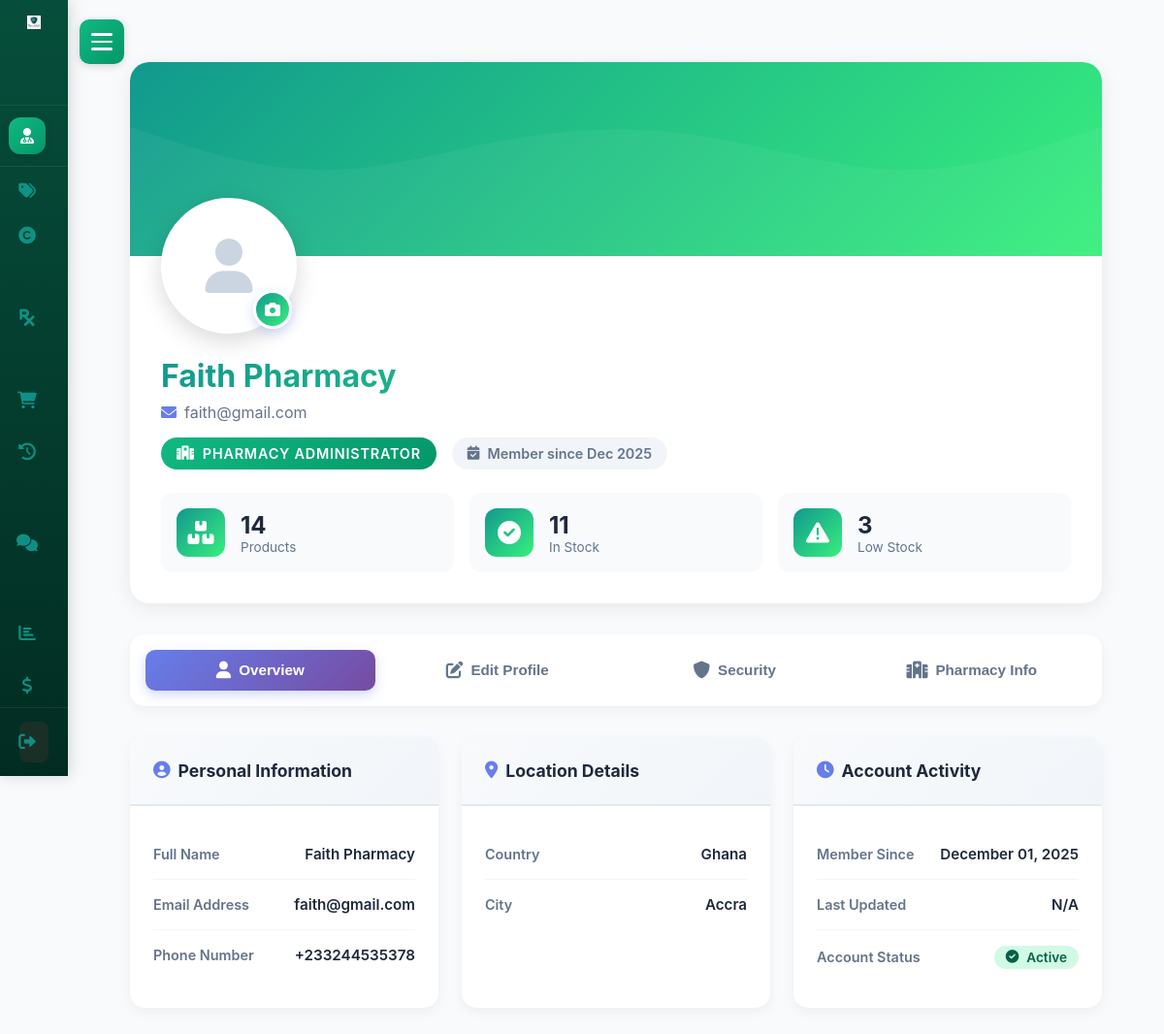
The page /admin/profile.php (signed in) on the database its author committed.
### tables this page shows
CREATE TABLE `customer` (
  `customer_id` int(11) NOT NULL,
  `customer_name` varchar(100) NOT NULL,
  `customer_email` varchar(50) NOT NULL,
  `customer_pass` varchar(150) NOT NULL,
  `customer_country` varchar(30) NOT NULL,
  `customer_city` varchar(30) NOT NULL,
  `customer_address` text DEFAULT NULL COMMENT 'Full street address',
  `customer_latitude` decimal(10,8) DEFAULT NULL COMMENT 'Latitude coordinate',
  `customer_longitude` decimal(11,8) DEFAULT NULL COMMENT 'Longitude coordinate',
  `customer_contact` varchar(15) NOT NULL,
  `customer_image` varchar(100) DEFAULT NULL,
  `user_role` int(11) NOT NULL COMMENT '0=Super Admin, 1=Pharmacy Owner, 2=Customer',
  `created_at` timestamp NOT NULL DEFAULT current_timestamp(),
  `updated_at` timestamp NULL DEFAULT NULL ON UPDATE current_timestamp(),
  `offers_delivery` tinyint(1) DEFAULT 0,
  `delivery_fee` decimal(10,2) DEFAULT 0.00,
  `delivery_radius_km` decimal(6,2) DEFAULT 10.00,
  `min_order_for_delivery` decimal(10,2) DEFAULT 0.00
);

### settings/db_class.php (called while the page is built, shortened)
<?php
class db_connection {
    public $db;
    public function db_connect() {
        try {
            $this->db = new mysqli(SERVER, USERNAME, PASSWD, DATABASE);
            $this->db->set_charset("utf8");
            return true;
        } catch (Exception $e) {
            error_log("Database connection error: " . $e->getMessage());
            die("Database connection failed. Please try again later.");
        }
    }
    public function db_conn() {
        return $this->db;
    }
}

### classes/customer_class.php (called while the page is built, shortened)
<?php
require_once '../settings/db_class.php';
class Customer extends db_connection {
    public function getCustomerById($customer_id) {
        $stmt = $this->db->prepare("SELECT * FROM customer WHERE customer_id = ?");
        $stmt->bind_param("i", $customer_id);
        $stmt->execute();
        return $stmt->get_result()->fetch_assoc();
    }
}

### controllers/customer_controller.php (called while the page is built, shortened)
<?php
require_once '../classes/customer_class.php';
function get_customer_by_id_ctr($customer_id) {
    try {
        $customer = new Customer();
        $data = $customer->getCustomerById($customer_id);
        if ($data) {
            return [
                'success' => true,
                'data' => $data
            ];
        } else {
            return [
                'success' => false,
                'message' => 'Customer not found'
            ];
        }
    } catch (Exception $e) {
        error_log("Get customer by ID controller error: " . $e->getMessage());
        return [
            'success' => false,
            'message' => 'Error retrieving customer data'
        ];
    }
}
?>

### settings/core.php (called while the page is built, shortened)
<?php
function getUserId() {
    if (isset($_SESSION['id']) && !empty($_SESSION['id'])) {
        return $_SESSION['id'];
    } elseif (isset($_SESSION['user_id']) && !empty($_SESSION['user_id'])) {
        return $_SESSION['user_id'];
    } elseif (isset($_SESSION['customer_id']) && !empty($_SESSION['customer_id'])) {
        return $_SESSION['customer_id'];
    }
    return null;
}
?>

### controllers/product_controller.php (called while the page is built, shortened)
<?php
require_once __DIR__ . '/../classes/product_class.php';
function get_products_by_pharmacy_ctr($pharmacy_id) {
    $product = new Product();
    $products = $product->get_products_by_pharmacy((int)$pharmacy_id);
    return [
        'success' => true,
        'message' => 'Products retrieved successfully',
        'data' => $products
    ];
}

### classes/product_class.php (called while the page is built, shortened)
<?php
require_once __DIR__ . '/../settings/db_class.php';
class Product extends db_connection {
    public function get_products_by_pharmacy($pharmacy_id) {
        $sql = "SELECT p.*, c.cat_name, b.brand_name
                FROM products p
                INNER JOIN categories c ON p.product_cat = c.cat_id
                INNER JOIN brands b ON p.product_brand = b.brand_id
                WHERE p.pharmacy_id = ?
                ORDER BY p.created_at DESC";
        $stmt = $this->db_conn()->prepare($sql);
        $stmt->bind_param("i", $pharmacy_id);
        $stmt->execute();
        $result = $stmt->get_result();
        $products = $result->fetch_all(MYSQLI_ASSOC);
        return $products;
    }
}

### admin/profile.php (the view, shortened to what this page needs)
<?php
require_once('../settings/core.php');
require_once('../controllers/customer_controller.php');
$user_id = getUserId();
$user_role = $_SESSION['user_role'] ?? $_SESSION['role'] ?? 2;
$user_result = get_customer_by_id_ctr($user_id);
$user = $user_result['data'] ?? null;
$stats = [];
if ($user_role == 1) {
    require_once('../controllers/product_controller.php');
    $products_result = get_products_by_pharmacy_ctr($user_id);
    $products = $products_result['data'] ?? [];
    $stats = [
        'total_products' => count($products),
        'in_stock' => count(array_filter($products, fn($p) => ($p['product_stock'] ?? 0) > 0)),
        'low_stock' => count(array_filter($products, fn($p) => ($p['product_stock'] ?? 0) > 0 && ($p['product_stock'] ?? 0) <= 10))
    ];
}
?>
<!DOCTYPE html>
<html lang="en">
<head>
    <link rel="stylesheet" href="https://cdnjs.cloudflare.com/ajax/libs/font-awesome/6.0.0/css/all.min.css">
    <link rel="stylesheet" href="https://cdn.jsdelivr.net/npm/sweetalert2@11/dist/sweetalert2.min.css">
    <link rel="stylesheet" href="../css/sidebar.css?v=2.5">
    <link rel="stylesheet" href="../css/profile.css">
</head>
<body<?php if ($user_role == 1) echo ' class="pharmacy-admin"'; ?>>
    <div class="main-content">
        <div class="profile-container">
            <div class="profile-header-card">
                <div class="profile-cover">
                    <div class="cover-gradient"></div>
                </div>
                <div class="profile-header-content">
                    <div class="profile-avatar-section">
                        <div class="profile-avatar" id="profileAvatar">
                            <?php if (!empty($user['customer_image'])): ?>
                                <img src="../<?php echo htmlspecialchars($user['customer_image']); ?>" alt="Profile">
                            <?php else: ?>
                                <i class="fas fa-user"></i>
                            <?php endif; ?>
                        </div>
                        <button class="avatar-edit-btn" onclick="document.getElementById('avatarUploadInput').click()">
                            <i class="fas fa-camera"></i>
                        </button>
                    </div>
                    <div class="profile-info">
                        <h1 class="profile-name"><?php echo htmlspecialchars($user['customer_name']); ?></h1>
                        <p class="profile-email"><i class="fas fa-envelope"></i> <?php echo htmlspecialchars($user['customer_email']); ?></p>
                        <div class="profile-badges">
                            <span class="role-badge role-<?php echo $user_role; ?>">
                                <i class="fas <?php
                                    if ($user_role == 0) echo 'fa-crown';
                                    elseif ($user_role == 1) echo 'fa-hospital';
                                    else echo 'fa-user';
                                ?>"></i>
                                <?php
                                if ($user_role == 0) echo "Super Administrator";
                                elseif ($user_role == 1) echo "Pharmacy Administrator";
                                else echo "Customer";
                                ?>
                            </span>
                            <span class="member-badge">
                                <i class="fas fa-calendar-check"></i>
                                Member since <?php echo isset($user['created_at']) ? date('M Y', strtotime($user['created_at'])) : 'N/A'; ?>
                            </span>
                        </div>
                    </div>
                    <?php if (!empty($stats)): ?>
                    <div class="quick-stats">
                        <?php if ($user_role == 1): ?>
                            <div class="stat-item">
                                <div class="stat-icon"><i class="fas fa-boxes"></i></div>
                                <div class="stat-details">
                                    <span class="stat-value"><?php echo $stats['total_products']; ?></span>
                                    <span class="stat-label">Products</span>
                                </div>
                            </div>
                            <div class="stat-item">
                                <div class="stat-icon"><i class="fas fa-check-circle"></i></div>
                                <div class="stat-details">
                                    <span class="stat-value"><?php echo $stats['in_stock']; ?></span>
                                    <span class="stat-label">In Stock</span>
                                </div>
                            </div>
                            <div class="stat-item">
                                <div class="stat-icon"><i class="fas fa-exclamation-triangle"></i></div>
                                <div class="stat-details">
                                    <span class="stat-value"><?php echo $stats['low_stock']; ?></span>
                                    <span class="stat-label">Low Stock</span>
                                </div>
                            </div>
                        <?php endif; ?>
                    </div>
                    <?php endif; ?>
                </div>
            </div>
            <div class="profile-tabs">
                <button class="tab-btn active" data-tab="overview">
                    <i class="fas fa-user"></i>
                    <span>Overview</span>
                </button>
                <button class="tab-btn" data-tab="edit-profile">
                    <i class="fas fa-edit"></i>
                    <span>Edit Profile</span>
                </button>
                <button class="tab-btn" data-tab="security">
                    <i class="fas fa-shield-alt"></i>
                    <span>Security</span>
                </button>
                <?php if ($user_role == 1): ?>
                <button class="tab-btn" data-tab="pharmacy-info">
                    <i class="fas fa-hospital"></i>
                    <span>Pharmacy Info</span>
                </button>
                <?php endif; ?>
            </div>
            <div class="tabs-content">
                <div class="tab-content active" id="overview-tab">
                    <div class="content-grid">
                        <div class="info-card">
                            <div class="card-header">
                                <h3><i class="fas fa-user-circle"></i> Personal Information</h3>
                            </div>
                            <div class="card-body">
                                <div class="info-row">
                                    <span class="info-label">Full Name</span>
                                    <span class="info-value"><?php echo htmlspecialchars($user['customer_name']); ?></span>
                                </div>
                                <div class="info-row">
                                    <span class="info-label">Email Address</span>
                                    <span class="info-value"><?php echo htmlspecialchars($user['customer_email']); ?></span>
                                </div>
                                <div class="info-row">
                                    <span class="info-label">Phone Number</span>
                                    <span class="info-value"><?php echo htmlspecialchars($user['customer_contact']); ?></span>
                                </div>
                            </div>
                        </div>
                        <div class="info-card">
                            <div class="card-header">
                                <h3><i class="fas fa-map-marker-alt"></i> Location Details</h3>
                            </div>
                            <div class="card-body">
                                <div class="info-row">
                                    <span class="info-label">Country</span>
                                    <span class="info-value"><?php echo htmlspecialchars($user['customer_country']); ?></span>
                                </div>
                                <div class="info-row">
                                    <span class="info-label">City</span>
                                    <span class="info-value"><?php echo htmlspecialchars($user['customer_city']); ?></span>
                                </div>
                            </div>
                        </div>
                        <div class="info-card">
                            <div class="card-header">
                                <h3><i class="fas fa-clock"></i> Account Activity</h3>
                            </div>
                            <div class="card-body">
                                <div class="info-row">
                                    <span class="info-label">Member Since</span>
                                    <span class="info-value"><?php echo isset($user['created_at']) ? date('F d, Y', strtotime($user['created_at'])) : 'N/A'; ?></span>
                                </div>
                                <div class="info-row">
                                    <span class="info-label">Last Updated</span>
                                    <span class="info-value"><?php echo isset($user['updated_at']) ? date('F d, Y', strtotime($user['updated_at'])) : 'N/A'; ?></span>
                                </div>
                                <div class="info-row">
                                    <span class="info-label">Account Status</span>
                                    <span class="info-value">
                                        <span class="status-badge active">
                                            <i class="fas fa-check-circle"></i> Active
                                        </span>
                                    </span>
                                </div>
                            </div>
                        </div>
                    </div>
                </div>
            </div>
        </div>
    </div>
</body>
</html>

### css/sidebar.css (style rules this page uses)
:root { --sidebar-width: 280px; --sidebar-collapsed-width: 70px; --hamburger-width: 60px; --transition-speed: 0.3s; --super-admin-bg-start: #1e1b4b; --super-admin-bg-end: #0f0a2e; --super-admin-accent: #dc2626; --super-admin-hover: #2d2560; --super-admin-text: #e0e7ff; --pharmacy-bg-start: #064e3b; --pharmacy-bg-end: #022c22; --pharmacy-accent: #10b981; --pharmacy-hover: #065f46; --pharmacy-text: #d1fae5; --customer-bg-start: #4c1d95; --customer-bg-end: #2e1065; --customer-accent: #8b5cf6; --customer-hover: #6d28d9; --customer-text: #e9d5ff; }
* { margin: 0; padding: 0; box-sizing: border-box; }
body { font-family: 'Inter', 'Segoe UI', Tahoma, Geneva, Verdana, sans-serif; background-color: #f8fafc; }
.role-badge { display: inline-block; padding: 0.3rem 0.7rem; border-radius: 16px; font-size: 0.65rem; font-weight: 600; text-transform: uppercase; letter-spacing: 0.8px; backdrop-filter: blur(10px); }
.main-content { margin-left: var(--sidebar-width); padding: 2rem; min-height: 100vh; transition: margin-left var(--transition-speed) ease; }
.sidebar.collapsed ~ .main-content { margin-left: var(--sidebar-collapsed-width); }

### rows shown on the page
customer: customer_name "Faith Pharmacy", customer_email "faith@gmail.com", created_at "Dec 2025", customer_contact "+233244535378", customer_country "Ghana", customer_city "Accra", created_at "December 01, 2025"

### other values the page prints
$stats['total_products'] "14"
$stats['in_stock'] "11"
$stats['low_stock'] "3"
